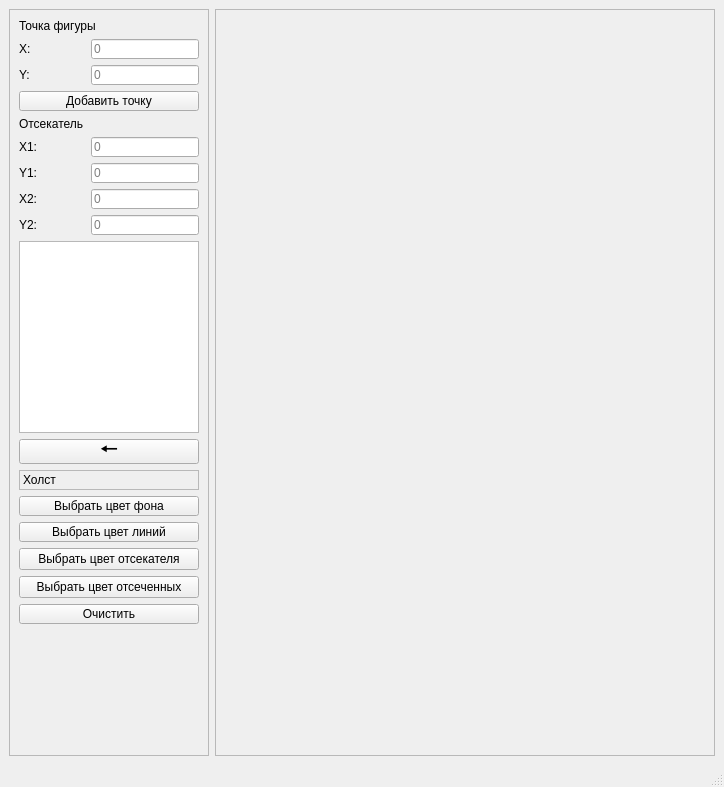
<?xml version="1.0" encoding="UTF-8"?>
<ui version="4.0">
 <class>MainWindow</class>
 <widget class="QMainWindow" name="MainWindow">
  <property name="geometry">
   <rect>
    <x>0</x>
    <y>0</y>
    <width>724</width>
    <height>787</height>
   </rect>
  </property>
  <property name="sizePolicy">
   <sizepolicy hsizetype="Minimum" vsizetype="Minimum">
    <horstretch>0</horstretch>
    <verstretch>0</verstretch>
   </sizepolicy>
  </property>
  <property name="minimumSize">
   <size>
    <width>0</width>
    <height>0</height>
   </size>
  </property>
  <property name="maximumSize">
   <size>
    <width>9999999</width>
    <height>1080</height>
   </size>
  </property>
  <property name="windowTitle">
   <string>ЛР 6</string>
  </property>
  <property name="tabShape">
   <enum>QTabWidget::Rounded</enum>
  </property>
  <widget class="QWidget" name="centralwidget">
   <layout class="QGridLayout" name="gridLayout">
    <item row="1" column="1" rowspan="2">
     <widget class="QFrame" name="painter_frame">
      <property name="enabled">
       <bool>true</bool>
      </property>
      <property name="sizePolicy">
       <sizepolicy hsizetype="Preferred" vsizetype="Expanding">
        <horstretch>0</horstretch>
        <verstretch>0</verstretch>
       </sizepolicy>
      </property>
      <property name="minimumSize">
       <size>
        <width>500</width>
        <height>500</height>
       </size>
      </property>
      <property name="maximumSize">
       <size>
        <width>4000</width>
        <height>4000</height>
       </size>
      </property>
      <property name="frameShape">
       <enum>QFrame::StyledPanel</enum>
      </property>
      <property name="frameShadow">
       <enum>QFrame::Raised</enum>
      </property>
      <layout class="QVBoxLayout" name="verticalLayout_4">
       <item>
        <widget class="PainterWidget" name="painter_widget" native="true">
         <property name="sizePolicy">
          <sizepolicy hsizetype="Preferred" vsizetype="Minimum">
           <horstretch>0</horstretch>
           <verstretch>0</verstretch>
          </sizepolicy>
         </property>
        </widget>
       </item>
      </layout>
     </widget>
    </item>
    <item row="1" column="0" rowspan="2">
     <widget class="QFrame" name="paramaters_frame">
      <property name="sizePolicy">
       <sizepolicy hsizetype="Preferred" vsizetype="Expanding">
        <horstretch>0</horstretch>
        <verstretch>0</verstretch>
       </sizepolicy>
      </property>
      <property name="minimumSize">
       <size>
        <width>0</width>
        <height>0</height>
       </size>
      </property>
      <property name="maximumSize">
       <size>
        <width>200</width>
        <height>16777215</height>
       </size>
      </property>
      <property name="frameShape">
       <enum>QFrame::StyledPanel</enum>
      </property>
      <property name="frameShadow">
       <enum>QFrame::Raised</enum>
      </property>
      <layout class="QVBoxLayout" name="verticalLayout">
       <item>
        <widget class="QLabel" name="figure_point_label">
         <property name="text">
          <string>Точка фигуры</string>
         </property>
        </widget>
       </item>
       <item>
        <layout class="QHBoxLayout" name="horizontalLayout">
         <item>
          <widget class="QLabel" name="x_center_label">
           <property name="sizePolicy">
            <sizepolicy hsizetype="Preferred" vsizetype="Fixed">
             <horstretch>0</horstretch>
             <verstretch>0</verstretch>
            </sizepolicy>
           </property>
           <property name="minimumSize">
            <size>
             <width>0</width>
             <height>20</height>
            </size>
           </property>
           <property name="maximumSize">
            <size>
             <width>16777215</width>
             <height>20</height>
            </size>
           </property>
           <property name="text">
            <string>X:</string>
           </property>
          </widget>
         </item>
         <item>
          <widget class="QLineEdit" name="x_center_lineEdit">
           <property name="sizePolicy">
            <sizepolicy hsizetype="Preferred" vsizetype="Fixed">
             <horstretch>0</horstretch>
             <verstretch>0</verstretch>
            </sizepolicy>
           </property>
           <property name="minimumSize">
            <size>
             <width>0</width>
             <height>20</height>
            </size>
           </property>
           <property name="maximumSize">
            <size>
             <width>16777215</width>
             <height>20</height>
            </size>
           </property>
           <property name="placeholderText">
            <string>0</string>
           </property>
          </widget>
         </item>
        </layout>
       </item>
       <item>
        <layout class="QHBoxLayout" name="horizontalLayout_2">
         <item>
          <widget class="QLabel" name="y_center_label">
           <property name="sizePolicy">
            <sizepolicy hsizetype="Preferred" vsizetype="Fixed">
             <horstretch>0</horstretch>
             <verstretch>0</verstretch>
            </sizepolicy>
           </property>
           <property name="minimumSize">
            <size>
             <width>0</width>
             <height>20</height>
            </size>
           </property>
           <property name="maximumSize">
            <size>
             <width>16777215</width>
             <height>20</height>
            </size>
           </property>
           <property name="text">
            <string>Y:</string>
           </property>
          </widget>
         </item>
         <item>
          <widget class="QLineEdit" name="y_center_lineEdit">
           <property name="sizePolicy">
            <sizepolicy hsizetype="Preferred" vsizetype="Fixed">
             <horstretch>0</horstretch>
             <verstretch>0</verstretch>
            </sizepolicy>
           </property>
           <property name="minimumSize">
            <size>
             <width>0</width>
             <height>20</height>
            </size>
           </property>
           <property name="maximumSize">
            <size>
             <width>16777215</width>
             <height>20</height>
            </size>
           </property>
           <property name="placeholderText">
            <string>0</string>
           </property>
          </widget>
         </item>
        </layout>
       </item>
       <item>
        <widget class="QPushButton" name="addPoint_pushButton">
         <property name="minimumSize">
          <size>
           <width>0</width>
           <height>20</height>
          </size>
         </property>
         <property name="maximumSize">
          <size>
           <width>16777215</width>
           <height>20</height>
          </size>
         </property>
         <property name="toolTip">
          <string>&lt;html&gt;&lt;head/&gt;&lt;body&gt;&lt;p&gt;Введите координаты или нажмите ЛКМ&lt;/p&gt;&lt;/body&gt;&lt;/html&gt;</string>
         </property>
         <property name="text">
          <string>Добавить точку</string>
         </property>
        </widget>
       </item>
       <item>
        <widget class="QLabel" name="seed_label">
         <property name="toolTip">
          <string>&lt;html&gt;&lt;head/&gt;&lt;body&gt;&lt;p&gt;Введите координаты или нажмите СКМ&lt;/p&gt;&lt;/body&gt;&lt;/html&gt;</string>
         </property>
         <property name="text">
          <string>Отсекатель</string>
         </property>
        </widget>
       </item>
       <item>
        <layout class="QHBoxLayout" name="horizontalLayout_3">
         <item>
          <widget class="QLabel" name="x_seed_label">
           <property name="sizePolicy">
            <sizepolicy hsizetype="Preferred" vsizetype="Fixed">
             <horstretch>0</horstretch>
             <verstretch>0</verstretch>
            </sizepolicy>
           </property>
           <property name="minimumSize">
            <size>
             <width>0</width>
             <height>20</height>
            </size>
           </property>
           <property name="maximumSize">
            <size>
             <width>16777215</width>
             <height>20</height>
            </size>
           </property>
           <property name="text">
            <string>X1:</string>
           </property>
          </widget>
         </item>
         <item>
          <widget class="QLineEdit" name="x1_lineEdit">
           <property name="sizePolicy">
            <sizepolicy hsizetype="Preferred" vsizetype="Fixed">
             <horstretch>0</horstretch>
             <verstretch>0</verstretch>
            </sizepolicy>
           </property>
           <property name="minimumSize">
            <size>
             <width>0</width>
             <height>20</height>
            </size>
           </property>
           <property name="maximumSize">
            <size>
             <width>16777215</width>
             <height>20</height>
            </size>
           </property>
           <property name="placeholderText">
            <string>0</string>
           </property>
          </widget>
         </item>
        </layout>
       </item>
       <item>
        <layout class="QHBoxLayout" name="horizontalLayout_4">
         <item>
          <widget class="QLabel" name="y_seed_label">
           <property name="sizePolicy">
            <sizepolicy hsizetype="Preferred" vsizetype="Fixed">
             <horstretch>0</horstretch>
             <verstretch>0</verstretch>
            </sizepolicy>
           </property>
           <property name="minimumSize">
            <size>
             <width>0</width>
             <height>20</height>
            </size>
           </property>
           <property name="maximumSize">
            <size>
             <width>16777215</width>
             <height>20</height>
            </size>
           </property>
           <property name="text">
            <string>Y1:</string>
           </property>
          </widget>
         </item>
         <item>
          <widget class="QLineEdit" name="y1_lineEdit">
           <property name="sizePolicy">
            <sizepolicy hsizetype="Preferred" vsizetype="Fixed">
             <horstretch>0</horstretch>
             <verstretch>0</verstretch>
            </sizepolicy>
           </property>
           <property name="minimumSize">
            <size>
             <width>0</width>
             <height>20</height>
            </size>
           </property>
           <property name="maximumSize">
            <size>
             <width>16777215</width>
             <height>20</height>
            </size>
           </property>
           <property name="placeholderText">
            <string>0</string>
           </property>
          </widget>
         </item>
        </layout>
       </item>
       <item>
        <layout class="QHBoxLayout" name="horizontalLayout_5">
         <item>
          <widget class="QLabel" name="x_seed_label_2">
           <property name="sizePolicy">
            <sizepolicy hsizetype="Preferred" vsizetype="Fixed">
             <horstretch>0</horstretch>
             <verstretch>0</verstretch>
            </sizepolicy>
           </property>
           <property name="minimumSize">
            <size>
             <width>0</width>
             <height>20</height>
            </size>
           </property>
           <property name="maximumSize">
            <size>
             <width>16777215</width>
             <height>20</height>
            </size>
           </property>
           <property name="text">
            <string>X2:</string>
           </property>
          </widget>
         </item>
         <item>
          <widget class="QLineEdit" name="x2_lineEdit">
           <property name="sizePolicy">
            <sizepolicy hsizetype="Preferred" vsizetype="Fixed">
             <horstretch>0</horstretch>
             <verstretch>0</verstretch>
            </sizepolicy>
           </property>
           <property name="minimumSize">
            <size>
             <width>0</width>
             <height>20</height>
            </size>
           </property>
           <property name="maximumSize">
            <size>
             <width>16777215</width>
             <height>20</height>
            </size>
           </property>
           <property name="placeholderText">
            <string>0</string>
           </property>
          </widget>
         </item>
        </layout>
       </item>
       <item>
        <layout class="QHBoxLayout" name="horizontalLayout_6">
         <item>
          <widget class="QLabel" name="y_seed_label_2">
           <property name="sizePolicy">
            <sizepolicy hsizetype="Preferred" vsizetype="Fixed">
             <horstretch>0</horstretch>
             <verstretch>0</verstretch>
            </sizepolicy>
           </property>
           <property name="minimumSize">
            <size>
             <width>0</width>
             <height>20</height>
            </size>
           </property>
           <property name="maximumSize">
            <size>
             <width>16777215</width>
             <height>20</height>
            </size>
           </property>
           <property name="text">
            <string>Y2:</string>
           </property>
          </widget>
         </item>
         <item>
          <widget class="QLineEdit" name="y2_lineEdit">
           <property name="sizePolicy">
            <sizepolicy hsizetype="Preferred" vsizetype="Fixed">
             <horstretch>0</horstretch>
             <verstretch>0</verstretch>
            </sizepolicy>
           </property>
           <property name="minimumSize">
            <size>
             <width>0</width>
             <height>20</height>
            </size>
           </property>
           <property name="maximumSize">
            <size>
             <width>16777215</width>
             <height>20</height>
            </size>
           </property>
           <property name="placeholderText">
            <string>0</string>
           </property>
          </widget>
         </item>
        </layout>
       </item>
       <item>
        <widget class="QTableView" name="tableView"/>
       </item>
       <item>
        <widget class="QPushButton" name="pushButton">
         <property name="maximumSize">
          <size>
           <width>16777215</width>
           <height>25</height>
          </size>
         </property>
         <property name="font">
          <font>
           <pointsize>16</pointsize>
          </font>
         </property>
         <property name="text">
          <string extracomment="назад">🠔</string>
         </property>
        </widget>
       </item>
       <item>
        <widget class="QLabel" name="painter_label">
         <property name="minimumSize">
          <size>
           <width>0</width>
           <height>20</height>
          </size>
         </property>
         <property name="maximumSize">
          <size>
           <width>16777215</width>
           <height>20</height>
          </size>
         </property>
         <property name="frameShape">
          <enum>QFrame::StyledPanel</enum>
         </property>
         <property name="frameShadow">
          <enum>QFrame::Plain</enum>
         </property>
         <property name="text">
          <string>Холст</string>
         </property>
        </widget>
       </item>
       <item>
        <widget class="QPushButton" name="background_color_pushButton">
         <property name="minimumSize">
          <size>
           <width>0</width>
           <height>20</height>
          </size>
         </property>
         <property name="maximumSize">
          <size>
           <width>16777215</width>
           <height>20</height>
          </size>
         </property>
         <property name="text">
          <string>Выбрать цвет фона</string>
         </property>
        </widget>
       </item>
       <item>
        <widget class="QPushButton" name="line_color_pushButton">
         <property name="minimumSize">
          <size>
           <width>0</width>
           <height>20</height>
          </size>
         </property>
         <property name="maximumSize">
          <size>
           <width>16777215</width>
           <height>20</height>
          </size>
         </property>
         <property name="text">
          <string>Выбрать цвет линий</string>
         </property>
        </widget>
       </item>
       <item>
        <widget class="QPushButton" name="fillColor_pushButton">
         <property name="text">
          <string>Выбрать цвет отсекателя</string>
         </property>
        </widget>
       </item>
       <item>
        <widget class="QPushButton" name="pushButton_2">
         <property name="text">
          <string>Выбрать цвет отсеченных</string>
         </property>
        </widget>
       </item>
       <item>
        <widget class="QPushButton" name="clear_pushButton">
         <property name="minimumSize">
          <size>
           <width>0</width>
           <height>20</height>
          </size>
         </property>
         <property name="maximumSize">
          <size>
           <width>16777215</width>
           <height>20</height>
          </size>
         </property>
         <property name="text">
          <string>Очистить</string>
         </property>
        </widget>
       </item>
       <item>
        <spacer name="verticalSpacer">
         <property name="orientation">
          <enum>Qt::Vertical</enum>
         </property>
         <property name="sizeType">
          <enum>QSizePolicy::Expanding</enum>
         </property>
         <property name="sizeHint" stdset="0">
          <size>
           <width>0</width>
           <height>0</height>
          </size>
         </property>
        </spacer>
       </item>
      </layout>
     </widget>
    </item>
   </layout>
  </widget>
  <widget class="QMenuBar" name="menubar">
   <property name="geometry">
    <rect>
     <x>0</x>
     <y>0</y>
     <width>724</width>
     <height>23</height>
    </rect>
   </property>
  </widget>
  <widget class="QStatusBar" name="statusbar"/>
 </widget>
 <customwidgets>
  <customwidget>
   <class>PainterWidget</class>
   <extends>QWidget</extends>
   <header>painterwidget.h</header>
   <container>1</container>
  </customwidget>
 </customwidgets>
 <resources/>
 <connections/>
</ui>
